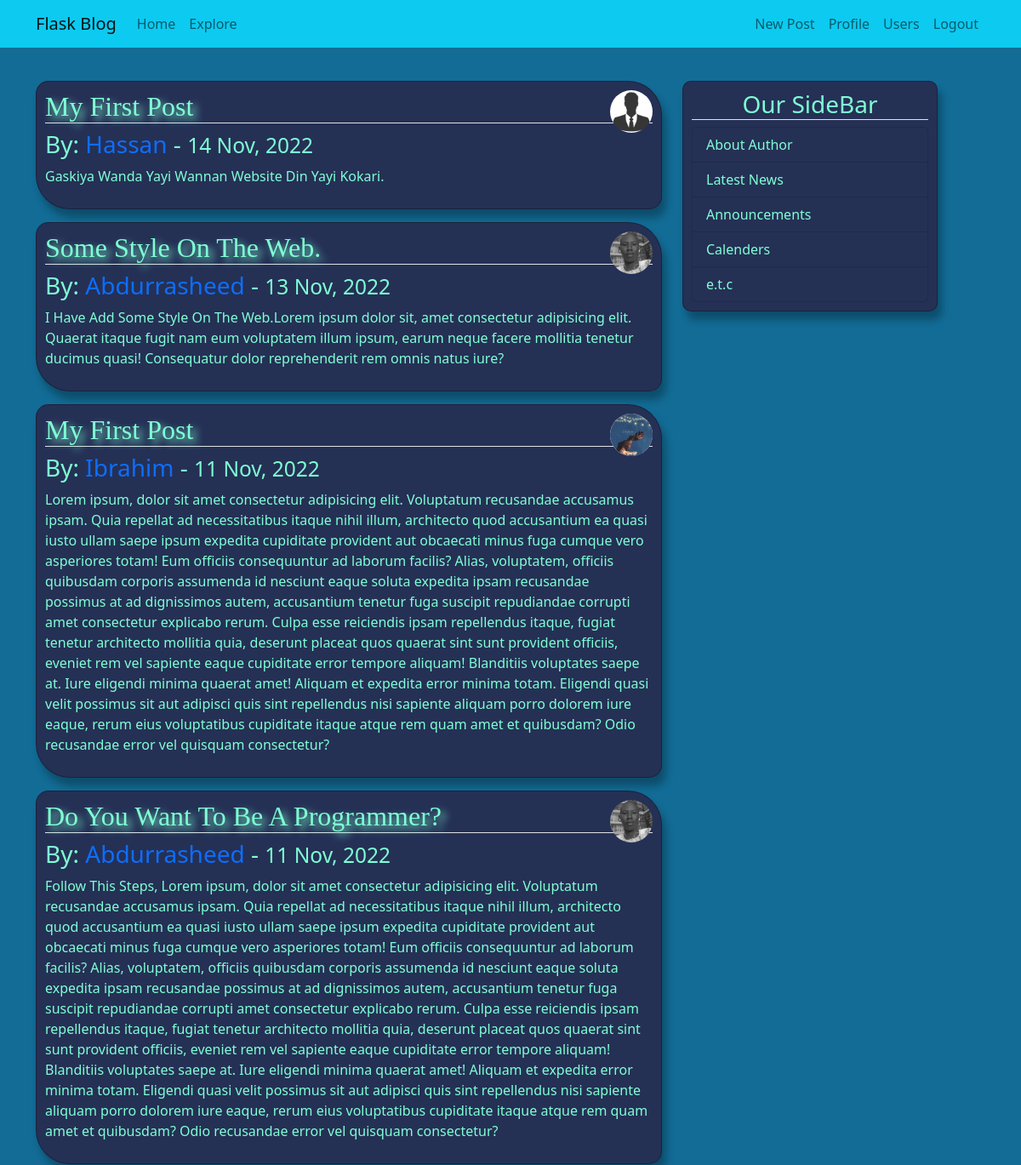
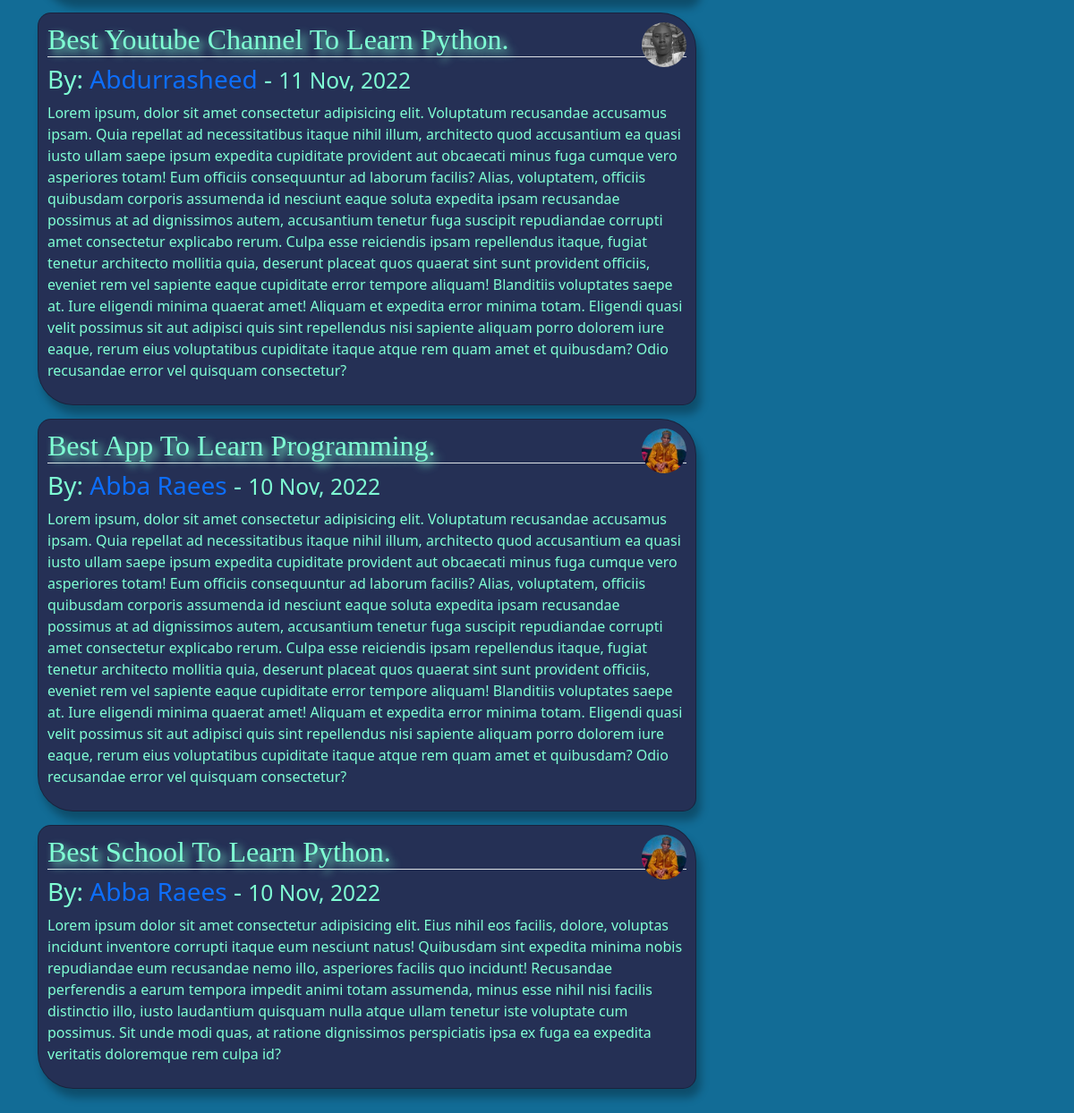
The page /explore (signed in) on the database its author committed (2 pictures, top to bottom).
### app/models.py (models this page shows, shortened)
class Post(db.Model):
    id = db.Column(db.Integer, primary_key=True)
    title = db.Column(db.String(20), nullable=False)
    content = db.Column(db.String, nullable=False)
    date_posted = db.Column(db.DateTime, index=True, default=datetime.utcnow)
    user_id = db.Column(db.Integer, db.ForeignKey('user.id'))

class User(db.Model, UserMixin):
    id = db.Column(db.Integer, primary_key=True)
    username = db.Column(db.String(20), unique=True, nullable=False)
    email = db.Column(db.String(120), unique=True, nullable=False)
    password_hash = db.Column(db.String(20), nullable=False)
    image_file = db.Column(db.String, default='vector.jpg')
    about = db.Column(db.String, nullable=True)
    last_seen = db.Column(db.DateTime, default=datetime.utcnow)
    posts = db.relationship('Post', backref='author', lazy='dynamic')
    followed = db.relationship('User',
        secondary = followers,
        primaryjoin = (followers.c.follower_id == id),
        secondaryjoin = (followers.c.followed_id == id),
        backref = db.backref('followers', lazy='dynamic'),
        lazy = 'dynamic'
    )

### app/blog.py (the view)
@bp.route('/explore')
@login_required
def explore():
    posts = Post.query.order_by(Post.date_posted.desc()).all()
    return render_template('blog/explore.html', title='Explore', posts=posts)

### app/auth.py (called while the page is built)
@login_manager.user_loader
def load_user(id):
    user = User.query.get_or_404(int(id))
    return user

### app/blog.py (called while the page is built)
@bp.before_request
def before_request():
    if current_user.is_authenticated:
        current_user.last_seen = datetime.utcnow()
        db.session.commit()

### app/templates/blog/explore.html
{% extends 'layout.html' %}
{% block content %}
    <div class="mb-5">
        {% for post in posts %}
           <div class="content-section2">
                <img src="{{ url_for('static', filename='profile_pics/'+post.author.image_file) }}" class="rounded-circle" style="width: 50px; height: 50px; float: right;">
                <h2 class="border-bottom title" style="text-shadow: 5px 5px 10px;">{{ post.title.title() }}</h2>
                <h3>By: <a class="link" href="{{ url_for('blog.profile', id=post.author.id) }}">{{ post.author.username.title() }}</a> - <small>{{ post.date_posted.strftime("%d %b, %Y") }}</small></h3>
                <p>{{ post.content }}</p>
           </div>
        {% endfor %}
    </div>
{% endblock %}

### app/static/main.css (style rules this page uses)
body { margin-top: 5em; background-color: rgb(18, 108, 150); color: aquamarine; }
.content-section2 { border: 1px solid rgba(0, 0, 0, 0.288); padding: 10px; box-shadow: 5px 10px 10px rgba(0, 0, 0, 0.288); margin-top: 15px; background-color:rgb(37, 48, 85); border-radius: 15px 40px; color: aquamarine; }
.title { font-family: 'Times New Roman', Times, serif; }
.link { text-decoration: none; }

### rows shown on the page
Post: image_file (picture), title "My First Post", author.username "Hassan", date_posted "14 Nov, 2022", content "Gaskiya Wanda Yayi Wannan Website Din Yayi Kokari."
Post: image_file (picture), title "Some Style On The Web.", author.username "Abdurrasheed", date_posted "13 Nov, 2022", content "I Have Add Some Style On The Web.Lorem ipsum dolor sit, amet consectetur adipisicing elit. Quaerat itaque fugit nam eum voluptatem illum ipsum, earum neque facere mollitia tenetur ducimus quasi! Consequatur dolor reprehenderit rem omnis natus iure?"
Post: image_file (picture), title "My First Post", author.username "Ibrahim", date_posted "11 Nov, 2022", content "Lorem ipsum, dolor sit amet consectetur adipisicing elit. Voluptatum recusandae accusamus ipsam. Quia repellat ad necessitatibus itaque nihil illum, architecto quod accusantium ea quasi iusto ullam saepe ipsum expedita cupiditate provident aut obcaecati minus fuga cumque vero asperiores totam! Eum officiis consequuntur ad laborum facilis? Alias, voluptatem, officiis quibusdam corporis assumenda id nesciunt eaque soluta expedita ipsam recusandae possimus at ad dignissimos autem, accusantium tenetur fuga suscipit repudiandae corrupti amet consectetur explicabo rerum. Culpa esse reiciendis ipsam repellendus itaque, fugiat tenetur architecto mollitia quia, deserunt placeat quos quaerat sint…"
Post: image_file (picture), title "Do You Want To Be A Programmer?", author.username "Abdurrasheed", date_posted "11 Nov, 2022", content "Follow This Steps, Lorem ipsum, dolor sit amet consectetur adipisicing elit. Voluptatum recusandae accusamus ipsam. Quia repellat ad necessitatibus itaque nihil illum, architecto quod accusantium ea quasi iusto ullam saepe ipsum expedita cupiditate provident aut obcaecati minus fuga cumque vero asperiores totam! Eum officiis consequuntur ad laborum facilis? Alias, voluptatem, officiis quibusdam corporis assumenda id nesciunt eaque soluta expedita ipsam recusandae possimus at ad dignissimos autem, accusantium tenetur fuga suscipit repudiandae corrupti amet consectetur explicabo rerum. Culpa esse reiciendis ipsam repellendus itaque, fugiat tenetur architecto mollitia quia, deserunt placeat…"
Post: image_file (picture), title "Best Youtube Channel To Learn Python.", author.username "Abdurrasheed", date_posted "11 Nov, 2022", content "Lorem ipsum, dolor sit amet consectetur adipisicing elit. Voluptatum recusandae accusamus ipsam. Quia repellat ad necessitatibus itaque nihil illum, architecto quod accusantium ea quasi iusto ullam saepe ipsum expedita cupiditate provident aut obcaecati minus fuga cumque vero asperiores totam! Eum officiis consequuntur ad laborum facilis? Alias, voluptatem, officiis quibusdam corporis assumenda id nesciunt eaque soluta expedita ipsam recusandae possimus at ad dignissimos autem, accusantium tenetur fuga suscipit repudiandae corrupti amet consectetur explicabo rerum. Culpa esse reiciendis ipsam repellendus itaque, fugiat tenetur architecto mollitia quia, deserunt placeat quos quaerat sint…"
Post: image_file (picture), title "Best App To Learn Programming.", author.username "Abba Raees", date_posted "10 Nov, 2022", content "Lorem ipsum, dolor sit amet consectetur adipisicing elit. Voluptatum recusandae accusamus ipsam. Quia repellat ad necessitatibus itaque nihil illum, architecto quod accusantium ea quasi iusto ullam saepe ipsum expedita cupiditate provident aut obcaecati minus fuga cumque vero asperiores totam! Eum officiis consequuntur ad laborum facilis? Alias, voluptatem, officiis quibusdam corporis assumenda id nesciunt eaque soluta expedita ipsam recusandae possimus at ad dignissimos autem, accusantium tenetur fuga suscipit repudiandae corrupti amet consectetur explicabo rerum. Culpa esse reiciendis ipsam repellendus itaque, fugiat tenetur architecto mollitia quia, deserunt placeat quos quaerat sint…"
Post: image_file (picture), title "Best School To Learn Python.", author.username "Abba Raees", date_posted "10 Nov, 2022", content "Lorem ipsum dolor sit amet consectetur adipisicing elit. Eius nihil eos facilis, dolore, voluptas incidunt inventore corrupti itaque eum nesciunt natus! Quibusdam sint expedita minima nobis repudiandae eum recusandae nemo illo, asperiores facilis quo incidunt! Recusandae perferendis a earum tempora impedit animi totam assumenda, minus esse nihil nisi facilis distinctio illo, iusto laudantium quisquam nulla atque ullam tenetur iste voluptate cum possimus. Sit unde modi quas, at ratione dignissimos perspiciatis ipsa ex fuga ea expedita veritatis doloremque rem culpa id?"
